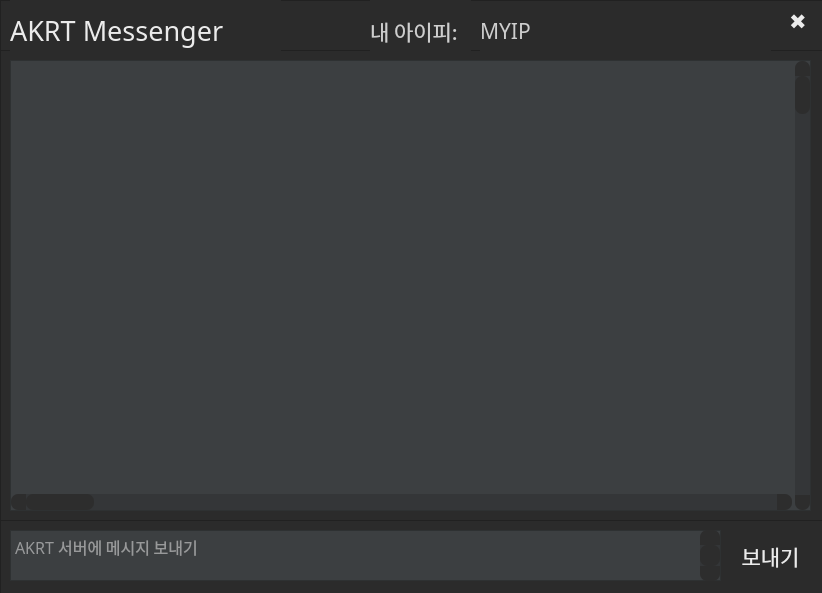
<?xml version="1.0" encoding="UTF-8"?>
<ui version="4.0">
 <class>MainWindow</class>
 <widget class="QMainWindow" name="MainWindow">
  <property name="enabled">
   <bool>true</bool>
  </property>
  <property name="geometry">
   <rect>
    <x>0</x>
    <y>0</y>
    <width>822</width>
    <height>593</height>
   </rect>
  </property>
  <property name="sizePolicy">
   <sizepolicy hsizetype="Fixed" vsizetype="Fixed">
    <horstretch>0</horstretch>
    <verstretch>0</verstretch>
   </sizepolicy>
  </property>
  <property name="minimumSize">
   <size>
    <width>822</width>
    <height>593</height>
   </size>
  </property>
  <property name="maximumSize">
   <size>
    <width>822</width>
    <height>593</height>
   </size>
  </property>
  <property name="font">
   <font>
    <family>SB 어그로 Bold</family>
   </font>
  </property>
  <property name="windowTitle">
   <string>MainWindow</string>
  </property>
  <property name="animated">
   <bool>false</bool>
  </property>
  <property name="dockOptions">
   <set>QMainWindow::AllowTabbedDocks</set>
  </property>
  <widget class="QWidget" name="centralwidget">
   <widget class="QFrame" name="textframe">
    <property name="geometry">
     <rect>
      <x>0</x>
      <y>50</y>
      <width>831</width>
      <height>471</height>
     </rect>
    </property>
    <property name="styleSheet">
     <string notr="true"> background-color:rgb(43, 43, 43)</string>
    </property>
    <property name="frameShape">
     <enum>QFrame::StyledPanel</enum>
    </property>
    <property name="frameShadow">
     <enum>QFrame::Raised</enum>
    </property>
    <widget class="QListView" name="chatview">
     <property name="geometry">
      <rect>
       <x>10</x>
       <y>10</y>
       <width>801</width>
       <height>451</height>
      </rect>
     </property>
     <property name="palette">
      <palette>
       <active>
        <colorrole role="Button">
         <brush brushstyle="SolidPattern">
          <color alpha="255">
           <red>60</red>
           <green>63</green>
           <blue>65</blue>
          </color>
         </brush>
        </colorrole>
        <colorrole role="Text">
         <brush brushstyle="SolidPattern">
          <color alpha="255">
           <red>243</red>
           <green>243</green>
           <blue>243</blue>
          </color>
         </brush>
        </colorrole>
        <colorrole role="Base">
         <brush brushstyle="SolidPattern">
          <color alpha="255">
           <red>60</red>
           <green>63</green>
           <blue>65</blue>
          </color>
         </brush>
        </colorrole>
        <colorrole role="Window">
         <brush brushstyle="SolidPattern">
          <color alpha="255">
           <red>60</red>
           <green>63</green>
           <blue>65</blue>
          </color>
         </brush>
        </colorrole>
        <colorrole role="Highlight">
         <brush brushstyle="SolidPattern">
          <color alpha="255">
           <red>206</red>
           <green>206</green>
           <blue>206</blue>
          </color>
         </brush>
        </colorrole>
       </active>
       <inactive>
        <colorrole role="Button">
         <brush brushstyle="SolidPattern">
          <color alpha="255">
           <red>60</red>
           <green>63</green>
           <blue>65</blue>
          </color>
         </brush>
        </colorrole>
        <colorrole role="Text">
         <brush brushstyle="SolidPattern">
          <color alpha="255">
           <red>243</red>
           <green>243</green>
           <blue>243</blue>
          </color>
         </brush>
        </colorrole>
        <colorrole role="Base">
         <brush brushstyle="SolidPattern">
          <color alpha="255">
           <red>60</red>
           <green>63</green>
           <blue>65</blue>
          </color>
         </brush>
        </colorrole>
        <colorrole role="Window">
         <brush brushstyle="SolidPattern">
          <color alpha="255">
           <red>60</red>
           <green>63</green>
           <blue>65</blue>
          </color>
         </brush>
        </colorrole>
        <colorrole role="Highlight">
         <brush brushstyle="SolidPattern">
          <color alpha="255">
           <red>206</red>
           <green>206</green>
           <blue>206</blue>
          </color>
         </brush>
        </colorrole>
       </inactive>
       <disabled>
        <colorrole role="Button">
         <brush brushstyle="SolidPattern">
          <color alpha="255">
           <red>60</red>
           <green>63</green>
           <blue>65</blue>
          </color>
         </brush>
        </colorrole>
        <colorrole role="Text">
         <brush brushstyle="SolidPattern">
          <color alpha="255">
           <red>120</red>
           <green>120</green>
           <blue>120</blue>
          </color>
         </brush>
        </colorrole>
        <colorrole role="Base">
         <brush brushstyle="SolidPattern">
          <color alpha="255">
           <red>60</red>
           <green>63</green>
           <blue>65</blue>
          </color>
         </brush>
        </colorrole>
        <colorrole role="Window">
         <brush brushstyle="SolidPattern">
          <color alpha="255">
           <red>60</red>
           <green>63</green>
           <blue>65</blue>
          </color>
         </brush>
        </colorrole>
        <colorrole role="Highlight">
         <brush brushstyle="SolidPattern">
          <color alpha="255">
           <red>206</red>
           <green>206</green>
           <blue>206</blue>
          </color>
         </brush>
        </colorrole>
       </disabled>
      </palette>
     </property>
     <property name="font">
      <font>
       <family>SB 어그로 Medium</family>
       <pointsize>14</pointsize>
      </font>
     </property>
     <property name="styleSheet">
      <string notr="true">background-color:rgb(60, 63, 65);
selection-background-color: rgb(206, 206, 206);</string>
     </property>
     <property name="editTriggers">
      <set>QAbstractItemView::NoEditTriggers</set>
     </property>
     <property name="showDropIndicator" stdset="0">
      <bool>false</bool>
     </property>
     <property name="verticalScrollMode">
      <enum>QAbstractItemView::ScrollPerPixel</enum>
     </property>
     <property name="horizontalScrollMode">
      <enum>QAbstractItemView::ScrollPerPixel</enum>
     </property>
     <property name="isWrapping" stdset="0">
      <bool>false</bool>
     </property>
     <property name="wordWrap">
      <bool>true</bool>
     </property>
    </widget>
    <widget class="QScrollBar" name="chatscroll">
     <property name="geometry">
      <rect>
       <x>795</x>
       <y>11</y>
       <width>15</width>
       <height>449</height>
      </rect>
     </property>
     <property name="styleSheet">
      <string notr="true">QScrollBar:vertical {
	border: none;
    background:rgb(52, 54, 56);
    width: 14px;
    margin: 15px 0 15px 0;
	border-radius: 0px;
 }

/*  HANDLE BAR VERTICAL */
QScrollBar::handle:vertical {	
	background-color: rgb(45, 45, 45);
	min-height: 30px;
	border-radius: 7px;
}
QScrollBar::handle:vertical:hover{	
	background-color: rgb(85, 85, 85);
}
QScrollBar::handle:vertical:pressed {	
	background-color: rgb(35, 35, 35);
}

/* BTN TOP - SCROLLBAR */
QScrollBar::sub-line:vertical {
	border: none;
	background-color: rgb(45, 45, 45);
	height: 15px;
	border-top-left-radius: 7px;
	border-top-right-radius: 7px;
	subcontrol-position: top;
	subcontrol-origin: margin;
}
QScrollBar::sub-line:vertical:hover {	
	background-color: rgb(85, 85, 85);
}
QScrollBar::sub-line:vertical:pressed {	
	background-color: rgb(35, 35, 35);
}

/* BTN BOTTOM - SCROLLBAR */
QScrollBar::add-line:vertical {
	border: none;
	background-color: rgb(45, 45, 45);
	height: 15px;
	border-bottom-left-radius: 7px;
	border-bottom-right-radius: 7px;
	subcontrol-position: bottom;
	subcontrol-origin: margin;
}
QScrollBar::add-line:vertical:hover {	
	background-color: rgb(85, 85, 85);
}
QScrollBar::add-line:vertical:pressed {	
	background-color: rgb(35, 35, 35);
}

/* RESET ARROW */
QScrollBar::up-arrow:vertical, QScrollBar::down-arrow:vertical {
	background: none;
}
QScrollBar::add-page:vertical, QScrollBar::sub-page:vertical {
	background: none;
}
</string>
     </property>
     <property name="orientation">
      <enum>Qt::Vertical</enum>
     </property>
    </widget>
    <widget class="QScrollBar" name="chatscroll2">
     <property name="geometry">
      <rect>
       <x>11</x>
       <y>444</y>
       <width>781</width>
       <height>16</height>
      </rect>
     </property>
     <property name="styleSheet">
      <string notr="true">QScrollBar:horizontal {
	border: none;
    background:rgb(52, 54, 56);
    height: 14px;
    margin: 0 15px 0 15px;
	border-radius: 0px;
 }

/*  HANDLE BAR horizontal */
QScrollBar::handle:horizontal {	
	background-color: rgb(45, 45, 45);
	min-width: 30px;
	border-radius: 7px;
}
QScrollBar::handle:horizontal:hover{	
	background-color: rgb(85, 85, 85);
}
QScrollBar::handle:horizontal:pressed {	
	background-color: rgb(35, 35, 35);
}

/* BTN TOP - SCROLLBAR */
QScrollBar::sub-line:horizontal {
	border: none;
	background-color: rgb(45, 45, 45);
	width: 15px;
	border-top-left-radius: 7px;
	border-bottom-left-radius: 7px;
	subcontrol-position: left;
	subcontrol-origin: margin;
}
QScrollBar::sub-line:horizontal:hover {	
	background-color: rgb(85, 85, 85);
}
QScrollBar::sub-line:horizontal:pressed {	
	background-color: rgb(35, 35, 35);
}

/* BTN BOTTOM - SCROLLBAR */
QScrollBar::add-line:horizontal {
	border: none;
	background-color: rgb(45, 45, 45);
	width: 15px;
	border-top-right-radius: 7px;
	border-bottom-right-radius: 7px;
	subcontrol-position: right;
	subcontrol-origin: margin;
}
QScrollBar::add-line:horizontal:hover {	
	background-color: rgb(85, 85, 85);
}
QScrollBar::add-line:horizontal:pressed {	
	background-color: rgb(35, 35, 35);
}

/* RESET ARROW */
QScrollBar::up-arrow:horizontal, QScrollBar::down-arrow:horizontal {
	background: none;
}
QScrollBar::add-page:horizontal, QScrollBar::sub-page:horizontal {
	background: none;
}
</string>
     </property>
     <property name="orientation">
      <enum>Qt::Horizontal</enum>
     </property>
    </widget>
   </widget>
   <widget class="QFrame" name="ipframe">
    <property name="geometry">
     <rect>
      <x>0</x>
      <y>0</y>
      <width>831</width>
      <height>51</height>
     </rect>
    </property>
    <property name="autoFillBackground">
     <bool>false</bool>
    </property>
    <property name="styleSheet">
     <string notr="true"> background-color:rgb(43, 43, 43)</string>
    </property>
    <property name="frameShape">
     <enum>QFrame::StyledPanel</enum>
    </property>
    <property name="frameShadow">
     <enum>QFrame::Raised</enum>
    </property>
    <widget class="QLabel" name="myip">
     <property name="geometry">
      <rect>
       <x>480</x>
       <y>5</y>
       <width>291</width>
       <height>51</height>
      </rect>
     </property>
     <property name="font">
      <font>
       <family>SB 어그로 Bold</family>
       <pointsize>16</pointsize>
      </font>
     </property>
     <property name="styleSheet">
      <string notr="true">color:rgb(206, 206, 206)</string>
     </property>
     <property name="text">
      <string>MYIP</string>
     </property>
    </widget>
    <widget class="QLabel" name="myip_t">
     <property name="geometry">
      <rect>
       <x>370</x>
       <y>0</y>
       <width>101</width>
       <height>61</height>
      </rect>
     </property>
     <property name="font">
      <font>
       <family>SB 어그로 Bold</family>
       <pointsize>16</pointsize>
      </font>
     </property>
     <property name="layoutDirection">
      <enum>Qt::LeftToRight</enum>
     </property>
     <property name="styleSheet">
      <string notr="true">color:rgb(206, 206, 206)</string>
     </property>
     <property name="text">
      <string>내 아이피:</string>
     </property>
    </widget>
    <widget class="QLabel" name="TITLE">
     <property name="geometry">
      <rect>
       <x>10</x>
       <y>0</y>
       <width>271</width>
       <height>61</height>
      </rect>
     </property>
     <property name="font">
      <font>
       <family>SB 어그로 Bold</family>
       <pointsize>20</pointsize>
      </font>
     </property>
     <property name="layoutDirection">
      <enum>Qt::LeftToRight</enum>
     </property>
     <property name="styleSheet">
      <string notr="true">color:rgb(235, 235, 235)</string>
     </property>
     <property name="text">
      <string>AKRT Messenger</string>
     </property>
    </widget>
    <widget class="QLabel" name="exit">
     <property name="geometry">
      <rect>
       <x>789</x>
       <y>10</y>
       <width>21</width>
       <height>21</height>
      </rect>
     </property>
     <property name="font">
      <font>
       <family>SB 어그로 Bold</family>
       <pointsize>16</pointsize>
      </font>
     </property>
     <property name="cursor">
      <cursorShape>PointingHandCursor</cursorShape>
     </property>
     <property name="layoutDirection">
      <enum>Qt::LeftToRight</enum>
     </property>
     <property name="styleSheet">
      <string notr="true">color:rgb(235, 235, 235)</string>
     </property>
     <property name="text">
      <string>✖</string>
     </property>
    </widget>
   </widget>
   <widget class="QFrame" name="sendframe">
    <property name="geometry">
     <rect>
      <x>0</x>
      <y>520</y>
      <width>831</width>
      <height>81</height>
     </rect>
    </property>
    <property name="styleSheet">
     <string notr="true"> background-color:rgb(43, 43, 43)</string>
    </property>
    <property name="frameShape">
     <enum>QFrame::StyledPanel</enum>
    </property>
    <property name="frameShadow">
     <enum>QFrame::Raised</enum>
    </property>
    <widget class="QLabel" name="send">
     <property name="geometry">
      <rect>
       <x>735</x>
       <y>20</y>
       <width>71</width>
       <height>31</height>
      </rect>
     </property>
     <property name="font">
      <font>
       <family>SB 어그로 Bold</family>
       <pointsize>16</pointsize>
      </font>
     </property>
     <property name="cursor">
      <cursorShape>PointingHandCursor</cursorShape>
     </property>
     <property name="mouseTracking">
      <bool>false</bool>
     </property>
     <property name="styleSheet">
      <string notr="true">color:rgb(235, 235, 235)</string>
     </property>
     <property name="text">
      <string>보내기</string>
     </property>
     <property name="alignment">
      <set>Qt::AlignCenter</set>
     </property>
     <property name="textInteractionFlags">
      <set>Qt::LinksAccessibleByMouse</set>
     </property>
    </widget>
    <widget class="QTextEdit" name="mychat">
     <property name="enabled">
      <bool>true</bool>
     </property>
     <property name="geometry">
      <rect>
       <x>10</x>
       <y>10</y>
       <width>711</width>
       <height>51</height>
      </rect>
     </property>
     <property name="palette">
      <palette>
       <active>
        <colorrole role="Button">
         <brush brushstyle="SolidPattern">
          <color alpha="255">
           <red>60</red>
           <green>63</green>
           <blue>65</blue>
          </color>
         </brush>
        </colorrole>
        <colorrole role="Text">
         <brush brushstyle="SolidPattern">
          <color alpha="255">
           <red>243</red>
           <green>243</green>
           <blue>243</blue>
          </color>
         </brush>
        </colorrole>
        <colorrole role="Base">
         <brush brushstyle="SolidPattern">
          <color alpha="255">
           <red>60</red>
           <green>63</green>
           <blue>65</blue>
          </color>
         </brush>
        </colorrole>
        <colorrole role="Window">
         <brush brushstyle="SolidPattern">
          <color alpha="255">
           <red>60</red>
           <green>63</green>
           <blue>65</blue>
          </color>
         </brush>
        </colorrole>
       </active>
       <inactive>
        <colorrole role="Button">
         <brush brushstyle="SolidPattern">
          <color alpha="255">
           <red>60</red>
           <green>63</green>
           <blue>65</blue>
          </color>
         </brush>
        </colorrole>
        <colorrole role="Text">
         <brush brushstyle="SolidPattern">
          <color alpha="255">
           <red>243</red>
           <green>243</green>
           <blue>243</blue>
          </color>
         </brush>
        </colorrole>
        <colorrole role="Base">
         <brush brushstyle="SolidPattern">
          <color alpha="255">
           <red>60</red>
           <green>63</green>
           <blue>65</blue>
          </color>
         </brush>
        </colorrole>
        <colorrole role="Window">
         <brush brushstyle="SolidPattern">
          <color alpha="255">
           <red>60</red>
           <green>63</green>
           <blue>65</blue>
          </color>
         </brush>
        </colorrole>
       </inactive>
       <disabled>
        <colorrole role="Button">
         <brush brushstyle="SolidPattern">
          <color alpha="255">
           <red>60</red>
           <green>63</green>
           <blue>65</blue>
          </color>
         </brush>
        </colorrole>
        <colorrole role="Text">
         <brush brushstyle="SolidPattern">
          <color alpha="255">
           <red>120</red>
           <green>120</green>
           <blue>120</blue>
          </color>
         </brush>
        </colorrole>
        <colorrole role="Base">
         <brush brushstyle="SolidPattern">
          <color alpha="255">
           <red>60</red>
           <green>63</green>
           <blue>65</blue>
          </color>
         </brush>
        </colorrole>
        <colorrole role="Window">
         <brush brushstyle="SolidPattern">
          <color alpha="255">
           <red>60</red>
           <green>63</green>
           <blue>65</blue>
          </color>
         </brush>
        </colorrole>
       </disabled>
      </palette>
     </property>
     <property name="font">
      <font>
       <family>SB 어그로 Light</family>
       <pointsize>12</pointsize>
      </font>
     </property>
     <property name="cursor" stdset="0">
      <cursorShape>IBeamCursor</cursorShape>
     </property>
     <property name="mouseTracking">
      <bool>true</bool>
     </property>
     <property name="styleSheet">
      <string notr="true"> background-color:rgb(60, 63, 65)</string>
     </property>
     <property name="placeholderText">
      <string>AKRT 서버에 메시지 보내기</string>
     </property>
    </widget>
    <widget class="QScrollBar" name="mychatscroll">
     <property name="geometry">
      <rect>
       <x>700</x>
       <y>10</y>
       <width>20</width>
       <height>51</height>
      </rect>
     </property>
     <property name="styleSheet">
      <string notr="true">QScrollBar:vertical {
	border: none;
    background:rgb(52, 54, 56);
    width: 14px;
    margin: 15px 0 15px 0;
	border-radius: 0px;
 }

/*  HANDLE BAR VERTICAL */
QScrollBar::handle:vertical {	
	background-color: rgb(45, 45, 45);
	min-height: 30px;
	border-radius: 7px;
}
QScrollBar::handle:vertical:hover{	
	background-color: rgb(85, 85, 85);
}
QScrollBar::handle:vertical:pressed {	
	background-color: rgb(35, 35, 35);
}

/* BTN TOP - SCROLLBAR */
QScrollBar::sub-line:vertical {
	border: none;
	background-color: rgb(45, 45, 45);
	height: 15px;
	border-top-left-radius: 7px;
	border-top-right-radius: 7px;
	subcontrol-position: top;
	subcontrol-origin: margin;
}
QScrollBar::sub-line:vertical:hover {	
	background-color: rgb(85, 85, 85);
}
QScrollBar::sub-line:vertical:pressed {	
	background-color: rgb(35, 35, 35);
}

/* BTN BOTTOM - SCROLLBAR */
QScrollBar::add-line:vertical {
	border: none;
	background-color: rgb(45, 45, 45);
	height: 15px;
	border-bottom-left-radius: 7px;
	border-bottom-right-radius: 7px;
	subcontrol-position: bottom;
	subcontrol-origin: margin;
}
QScrollBar::add-line:vertical:hover {	
	background-color: rgb(85, 85, 85);
}
QScrollBar::add-line:vertical:pressed {	
	background-color: rgb(35, 35, 35);
}

/* RESET ARROW */
QScrollBar::up-arrow:vertical, QScrollBar::down-arrow:vertical {
	background: none;
}
QScrollBar::add-page:vertical, QScrollBar::sub-page:vertical {
	background: none;
}
</string>
     </property>
     <property name="orientation">
      <enum>Qt::Vertical</enum>
     </property>
    </widget>
   </widget>
  </widget>
 </widget>
 <resources/>
 <connections/>
</ui>
